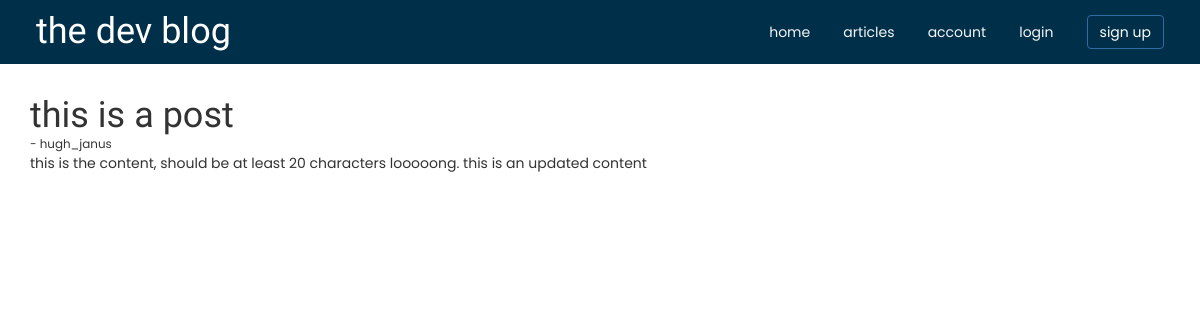
/full-post/5, run on the app's committed database.
### app/models.py (models this page shows)
class Post(db.Model):
    __tablename__ = 'posts'
    id = db.Column(db.Integer, primary_key=True)
    title = db.Column(db.String(60), nullable=False)
    content = db.Column(db.Text, nullable=False)
    '''
    tags will actually be a list, but since we can't store lists in the database,
    we will serialize it and store it as a string and when we retrieve, we will
    deserialize it into a list
    '''
    tags = db.Column(db.String(200), nullable=False)
    upvotes = db.Column(db.Integer, nullable=False)
    downvotes = db.Column(db.Integer, nullable=False)
    user_id = db.Column(db.Integer, db.ForeignKey('users.id'))

class User(db.Model, UserMixin):
    __tablename__ = 'users'
    id = db.Column(db.Integer, primary_key=True)
    username = db.Column(db.String(30), nullable=False)
    email = db.Column(db.String(30), nullable=False)
    password = db.Column(db.String(100), nullable=False)
    posts = db.relationship('Post', backref='user', lazy=True)

### app/views.py (the view)
@app.route('/full-post/<int:post_id>')
def get_post(post_id):
    post = Post.query.filter_by(id=post_id).first()
    return render_template('post.html', post=post)

### app/templates/post.html (shortened to what this page needs)
{% extends 'layout.html' %}
{% import 'macros.html' as macro %}
{% block content %}
<main class="container">
    <section>
        <h1>{{ post.title }}</h1>
        <small>- {{ post.user.username }}</small>
        <p>{{ post.content }}</p>
    </section>
</main>
{% endblock %}

### app/static/style.css (style rules this page uses)
:root { --header-font: 'Philosopher', sans-serif; --text-font: 'Poppins', sans-serif; --bg-color: #003049; }
* { margin: 0; padding: 0; box-sizing: border-box; font-family: var(--text-font); }
h1, h2, h3 { font-family: var(--header-font); margin: 0; }
main.container { margin-top: 8%; }

### data on the page
Post: title "this is a post", content "this is the content, should be at least 20 characters looooong. this is an updated content"
User: user.username "hugh_janus"
